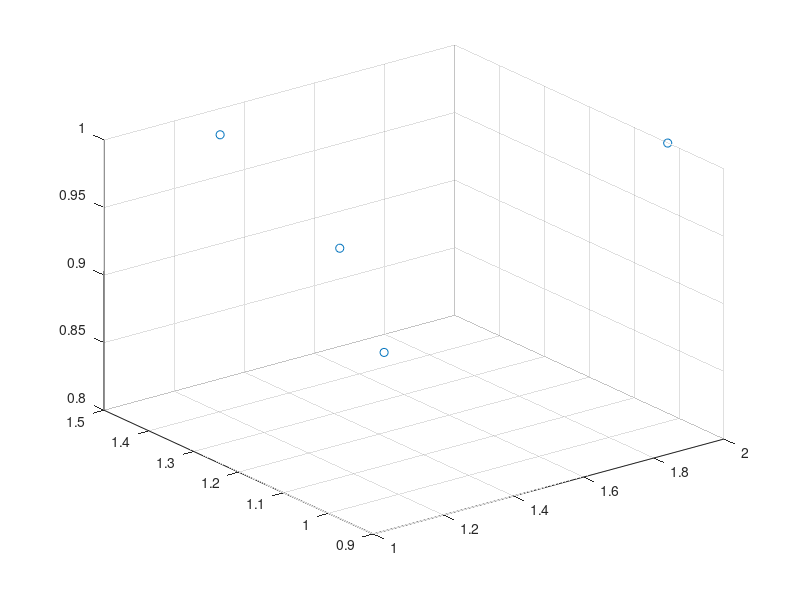

The MATLAB source for this figure: (Note: this script raises an error after producing the figure.)
%%

close all, clear all;
addpath(genpath('../../room_acoustics_simulation/RIR-Generator/.'));   %rir toolbox
soundpath = '../../data/26_TU_Berlin_Mozart_Quartett_Konzerthaus/Audio/';  %anechoic string quartet recordings
savemat = '../../data/26_TU_Berlin_Mozart_Quartett_Konzerthaus/Mat files/';   %save generated mat files
fname = {'Va','Vcl','Vl1','Vl2'};
fs = 48000;
ch = 'vol';     %which scenario do I want to simulate?


%% RIR config, everything is in SI units

Nmic = 4;  %number of mics
c = 340;    %sound velocity
x = 3;  %length
y = 4;  %width
z = 3.25;  %height
L = [x y z];    %room dimensions (x,y,z)

% place quartet in a semicircle
xcen = 1.5;
ycen = 1; %2.5;
rad = 0.5; %0.4;
theta = linspace(0,pi,100);
zcen = 1;

angpos = (linspace(0, pi ,Nmic) + 0.05).';
xpos = xcen+ rad*cos(angpos);
ypos = ycen + rad*sin(angpos);
zpos = zcen*ones(Nmic,1);
zpos(2) = zcen - 0.2; %cello (should be lower than others)
s = [xpos ypos zpos];   %source positions (x,y,z)
r = s - repmat([0 0.2 0], Nmic, 1);   %receiver positions for close mics (x,y,z)

beta = 0.8;     %RT60(s)
n = 2^7;   %number of samples of RIR
mtype = 'omnidirectional';  %mic type
order = -1; %3;  %reflection order
dim = 3;    %room dimensions
orientation = [0 0];    %direction where mic is pointed (azimuth and elevation angle)
hp_filter = 1;  %enable high pass filter


% use a different portion of the sound file for calibration
calib_start = round(4*fs);
calib_stop = round(6.5*fs);


%% choose which scenario to simulate

switch (ch)
    
   %% vary source-mic distance
    case 'dist'
        
        dis = 0.1:0.1:0.5;    %receiver array
        N = 2;
        start = round(35*fs);
        stop = round(42*fs);
        sim.dis = 0;
        sim.N = N;
        sim.src_name = ['Va','Vcl','Vl1,','Vl2'];
        sim.h_ideal = zeros(n,N,N);
        sim.src = struct([]);
        sim.calib = struct([]);
        sim.mic = zeros(stop-start+1,N);
        Sim = repmat(sim,1,length(dis));
        savepath = [soundpath,'Mic Distance/'];

        for k = 1:length(dis)

            disp(['Generating data for src-mic distance ',num2str(dis(k)),' m']);
            r = s - repmat([0 dis(k) 0], Nmic, 1); 
            Sim(k).dis = dis(k);

            %% plot mic and source configureation
            figure(1);
            sp = scatter3(s(:,1), s(:,2), s(:,3));hold on;grid on;
            sp.MarkerEdgeColor = 'b';
            rp = scatter3(r(:,1), r(:,2), r(:,3), 'x');hold on;
            rp.MarkerEdgeColor = 'r';
            plot3(xcen+rad*cos(theta), ycen+rad*sin(theta),zcen*ones(length(theta),1),'-k','LineWidth',1.2);hold on;
            xlim([0 L(1)]);ylim([0 L(2)]);zlim([0 L(3)]);
            drawnow;
            title('Room configuration');
            legend('Sources','Mics');


            %% loop to create RIRs and convolve them with audio

            %loop over sources
            for i = 1:N
                [x,fs] = audioread([soundpath,fname{i},'.wav']);
                x = x(:,1); %convert stereo to mono
                x_trim = trim_audio(x,fs,start,stop);
                x_calib = trim_audio(x,fs,calib_start, calib_stop);


                h = rir_generator(c, fs, r(1:N,:), s(i,:), L, beta, n, mtype, order, dim, orientation, hp_filter);
                Sim(k).src{i}.clean = x_trim;
                Sim(k).src{i}.mic = zeros(length(x_trim),N);
                %loop over receivers
                for j = 1:N
                     y = fftfilt(h(j,:),x_trim);
                     Sim(k).src{i}.mic(:,j) = y;
                     Sim(k).calib(1).src{i}.mic(:,j) = fftfilt(h(j,:), x_calib);
                     Sim(k).h_ideal(:,j,i) = h(j,:);
                     audiowrite([savepath,fname{i},'_',num2str(i),num2str(j),'_mic_dist=',num2str(dis(k)),'.wav'],y,fs);
                end 
            end

            for i = 1:N
                for j = 1:N
                m_trim = Sim(k).src{j}.mic(:,i);
                Sim(k).mic(:,i) = Sim(k).mic(:,i) + m_trim;
                end
            end
        end

        save([savemat, 'quartet_synthesized_data_var_distance_Nsrc=',num2str(N),'.mat'],'Sim');



    %% vary volume and RT60
    case 'vol'
        dis = 0.2;
        r = s - repmat([0 dis 0], Nmic, 1);
        V = 2*logspace(1,2,5);  %logarithmically placed volume
        x = nthroot(V,3).'; y = x; z = x;
        beta = [0.5 1 2 5 8];   %increasing RT60
        n = 2^10;    %use at least 5ms of data for convolution

        N = 2;
        start = round(35*fs);
        stop = round(42*fs);
        sim.V = 0;
        sim.beta = 0;
        sim.N = N;
        sim.src_name = ['Va','Vcl','Vl1,','Vl2'];
        sim.h_ideal = zeros(n,N,N);
        sim.calib = struct([]);
        sim.src = struct([]);
        sim.mic = zeros(stop-start+1,N);
        Sim = repmat(sim,1,length(beta));
        savepath = [soundpath,'RT60/'];
        

        for k = 1:length(V)

            disp(['Generating data Volume = ',num2str(V(k)),' m^3, RT60 = ', num2str(beta(k)), ' s']);
            L = round([x(k), y(k), z(k)]*100)/100;
            Sim(k).V = prod(L);
            Sim(k).beta = beta(k);
            
            %% plot mic and source configureation
            figure(1);
            sp = scatter3(s(:,1), s(:,2), s(:,3));hold on;grid on;
            sp.MarkerEdgeColor = 'b';
            rp = scatter3(r(:,1), r(:,2), r(:,3), 'x');hold on;
            rp.MarkerEdgeColor = 'r';
            plot3(xcen+rad*cos(theta), ycen+rad*sin(theta),zcen*ones(length(theta),1),'-k','LineWidth',1.2);hold on;
            xlim([0 L(1)]);ylim([0 L(2)]);zlim([0 L(3)]);
            drawnow;
            title('Room configuration');
            legend('Sources','Mics');

            %% loop to create RIRs and convolve them with audio
            for i = 1:N
                [xmic,fs] = audioread([soundpath,fname{i},'.wav']);
                xmic = xmic(:,1); %convert stereo to mono
                x_trim = trim_audio(xmic,fs,start,stop);
                x_calib = trim_audio(xmic,fs,calib_start, calib_stop);


                h = rir_generator(c, fs, r(1:N,:), s(i,:), L, beta(k), n, mtype, order, dim, orientation, hp_filter);
                Sim(k).src{i}.clean = x_trim;
                Sim(k).src{i}.mic = zeros(length(x_trim),N);
                
                %loop over receivers
                for j = 1:N
                     yfilt = fftfilt(h(j,:),x_trim);
                     Sim(k).src{i}.mic(:,j) = yfilt;
                     Sim(k).h_ideal(:,j,i) = h(j,:);
                     Sim(k).calib(1).src{i}.mic(:,j) = fftfilt(h(j,:), x_calib);
                     audiowrite([savepath,fname{i},'_',num2str(i),num2str(j),'_rt60=',num2str(beta(k)),'.wav'],yfilt,fs);
                end 
            end

            for i = 1:N
                for j = 1:N
                m_trim = Sim(k).src{j}.mic(:,i);
                Sim(k).mic(:,i) = Sim(k).mic(:,i) + m_trim;
                end
            end
        end

        save([savemat, 'quartet_synthesized_data_var_rt60+vol_Nsrc=',num2str(N),'.mat'],'Sim');


    %% vary rt60
    case 'rt60'
        dis = 0.2;
        r = s - repmat([0 dis 0], Nmic, 1); 
        beta = [0.5 1 2 5 8];
        N = 2;
        start = round(35*fs);
        stop = round(42*fs);
        sim.rt60 = 0;
        sim.N = N;
        sim.src_name = ['Va','Vcl','Vl1,','Vl2'];
        sim.h_ideal = zeros(n,N,N);
        sim.src = struct([]);
        sim.mic = zeros(stop-start+1,N);
        Sim = repmat(sim,1,length(beta));
        savepath = [soundpath,'RT60/'];

        for k = 1:length(beta)

            disp(['Generating data RT60 = ',num2str(beta(k)),' s']);
            Sim(k).rt60 = beta(k);

            %% loop to create RIRs and convolve them with audio
            for i = 1:N
                [x,fs] = audioread([soundpath,fname{i},'.wav']);
                x = x(:,1); %convert stereo to mono
                x_trim = trim_audio(x,fs,start,stop);

                h = rir_generator(c, fs, r(1:N,:), s(i,:), L, beta(k), n, mtype, order, dim, orientation, hp_filter);
                Sim(k).src{i}.clean = x_trim;
                Sim(k).src{i}.mic = zeros(length(x_trim),N);
                %loop over receivers
                for j = 1:N
                     y = fftfilt(h(j,:),x_trim);
                     Sim(k).src{i}.mic(:,j) = y;
                     Sim(k).h_ideal(:,j,i) = h(j,:);
                     audiowrite([savepath,fname{i},'_',num2str(i),num2str(j),'_rt60=',num2str(beta(k)),'.wav'],y,fs);
                end 
            end

            for i = 1:N
                for j = 1:N
                m_trim = Sim(k).src{j}.mic(:,i);
                Sim(k).mic(:,i) = Sim(k).mic(:,i) + m_trim;
                end
            end
        end

        save([savemat, 'quartet_synthesized_data_var_rt60_Nsrc=',num2str(N),'.mat'],'Sim');



    %% vary number of microphones
    case 'mic'
        dis = 0.2;
        Nsrc = 2;
        s = s(1:Nsrc,:);
        Nmic = 1:4;
        start = round(35*fs);
        stop = round(42*fs);

        sim.Nsrc = Nsrc;
        sim.Nmic = zeros(length(Nmic),1);
        sim.src_name = ['Va','Vcl','Vl1,','Vl2'];

        sim.src = struct([]);
        sim.calib = struct([]);
        sim.mic = [];
        sim.h_ideal = [];
        Sim = repmat(sim,1,length(Nmic));
        savepath = [soundpath,'Num Mics/'];
        ang = linspace(0,pi/2,max(Nmic)).';

        for k = 1:length(Nmic)

            disp(['Generating data for number of mics ',num2str(Nmic(k))]);

            Sim(k).Nmic = Nmic(k);
            mang = ang(1:k);   % angle of mic in xy plane
            ss = repelem(s,Nmic(k),1);
            rr = repmat([dis*sin(mang) dis*cos(mang) zeros(length(mang),1)], Nsrc,1);
            r = ss - rr;
            cart_dist = sqrt(sum((ss - r).^2,2));

            figure(1);clf;
            sp = scatter3(s(:,1), s(:,2), s(:,3));hold on;grid on;
            sp.MarkerEdgeColor = 'b';
            rp = scatter3(r(:,1), r(:,2), r(:,3), 'x');hold on;
            rp.MarkerEdgeColor = 'r';
            plot3(xcen+rad*cos(theta), ycen+rad*sin(theta),zcen*ones(length(theta),1),'-k','LineWidth',1.2);hold off;
            xlim([0 L(1)]);ylim([0 L(2)]);zlim([0 L(3)]);
            drawnow;
            title('Room configuration');
            legend('Sources','Mics');

            Sim(k).h_ideal = zeros(n,Nmic(k)*Nsrc,Nsrc);
            Sim(k).mic = zeros(stop-start+1,Nmic(k)*Nsrc);

            %% loop to create RIRs and convolve them with audio

            for i = 1:Nsrc
                [x,fs] = audioread([soundpath,fname{i},'.wav']);
                x = x(:,1); %convert stereo to mono
                x_trim = trim_audio(x,fs,start,stop);
                x_calib = trim_audio(x,fs,calib_start, calib_stop);

                h = rir_generator(c, fs, r, s(i,:), L, beta, n, mtype, order, dim, orientation, hp_filter);
                Sim(k).src{i}.clean = x_trim;
                Sim(k).src{i}.mic = zeros(length(x_trim),Nmic(k));
                %loop over receivers
                for j = 1:Nmic(k)*Nsrc
                     y = fftfilt(h(j,:),x_trim);
                     Sim(k).src{i}.mic(:,j) = y;
                     Sim(k).calib(1).src{i}.mic(:,j) = fftfilt(h(j,:), x_calib);
                     Sim(k).h_ideal(:,j,i) = h(j,:);
                     audiowrite([savepath,fname{i},'_',num2str(i),num2str(j),'_nmics=',num2str(Nmic(k)),'.wav'],y,fs);
                end 
            end

            for i = 1:Nmic(k)*Nsrc
                for j = 1:Nsrc
                    m_trim = Sim(k).src{j}.mic(:,i);
                    Sim(k).mic(:,i) = Sim(k).mic(:,i) + m_trim;           
                end

            end
        end

        save([savemat, 'quartet_synthesized_data_var_mics_Nsrc=', num2str(Nsrc),'.mat'],'Sim');


    %% vary number of sources
    case 'src'

        dis = 0.2;
        Nsrc = 2:4;
        Nmic = Nsrc;    %determined system
        start = round(35*fs);
        stop = round(42*fs);

        sim.Nsrc = zeros(length(Nsrc),1);
        sim.Nmic = zeros(length(Nsrc),1);
        sim.src_name = ['Va','Vcl','Vl1,','Vl2'];

        sim.src = struct([]);
        sim.mic = [];
        sim.h_ideal = [];
        sim.calib = struct([]);
        Sim = repmat(sim,1,length(Nsrc));
        savepath = [soundpath,'Num sources/'];

        for k = 1:length(Nsrc)

            disp(['Generating data for number of sources ',num2str(Nsrc(k))]);

            Sim(k).Nsrc = Nsrc(k);
            Sim(k).Nmic = Nmic(k);
            ss = s(1:Nsrc(k),:);
            rr = ss - repmat([0 dis 0], Nmic(k), 1);   %receiver positions for close mics (x,y,z)

            figure(1);clf;
            sp = scatter3(ss(:,1), ss(:,2), ss(:,3));hold on;grid on;
            sp.MarkerEdgeColor = 'b';
            rp = scatter3(rr(:,1), rr(:,2), rr(:,3), 'x');hold on;
            rp.MarkerEdgeColor = 'r';
            plot3(xcen+rad*cos(theta), ycen+rad*sin(theta),zcen*ones(length(theta),1),'-k','LineWidth',1.2);hold off;
            xlim([0 L(1)]);ylim([0 L(2)]);zlim([0 L(3)]);
            drawnow;
            title('Room configuration');
            legend('Sources','Mics');

            Sim(k).h_ideal = zeros(n,Nmic(k),Nsrc(k));
            Sim(k).mic = zeros(stop-start+1,Nmic(k));

            %% loop to create RIRs and convolve them with audio

            for i = 1:Nsrc(k)
                [x,fs] = audioread([soundpath,fname{i},'.wav']);
                x = x(:,1); %convert stereo to mono
                x_trim = trim_audio(x,fs,start,stop);
                x_calib = trim_audio(x,fs,calib_start, calib_stop);

                h = rir_generator(c, fs, rr, ss(i,:), L, beta, n, mtype, order, dim, orientation, hp_filter);
                Sim(k).src{i}.clean = x_trim;
                Sim(k).src{i}.mic = zeros(length(x_trim),Nmic(k));

                %loop over receivers
                for j = 1:Nmic(k)
                     y = fftfilt(h(j,:),x_trim);
                     Sim(k).src{i}.mic(:,j) = y;
                     Sim(k).calib(1).src{i}.mic(:,j) = fftfilt(h(j,:), x_calib);
                     Sim(k).h_ideal(:,j,i) = h(j,:);
                     audiowrite([savepath,fname{i},'_',num2str(i),num2str(j),'_nsrc=',num2str(Nsrc(k)),'.wav'],y,fs);
                end 
            end

            for i = 1:Nmic(k)
                for j = 1:Nsrc(k)
                    m_trim = Sim(k).src{j}.mic(:,i);
                    Sim(k).mic(:,i) = Sim(k).mic(:,i) + m_trim;           
                end
            end
        end

        save([savemat, 'quartet_synthesized_data_var_src.mat'],'Sim');
    
    %% if nothing matches
    otherwise
        error('Wrong choice!');
        
end